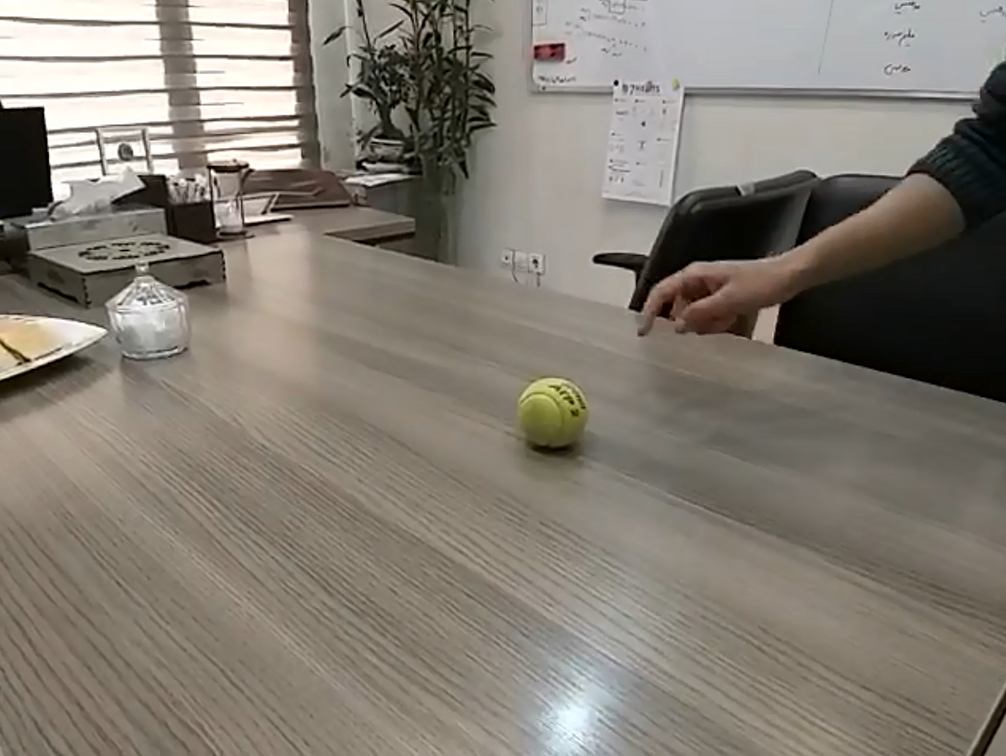
#> input picture Python/Week2/files/ball.PNG, 1006 x 756 px
$ python find_ball.py
#> lines starting #> are read from the running program, lines starting #| are printed output that depends on the picture; after the words box and inside, x2 and y2 are one past the last pixel; in counts of white or black regions, pixels touching at a corner belong together
import cv2
import numpy as np

cv2.namedWindow("morph")

lower_bound = np.array([26, 62, 83])
upper_bound = np.array([35, 255, 255])

img = cv2.imread("files/ball.PNG")
#> img is the input picture: shape (756, 1006, 3); mean B, G, R 115.1, 124.8, 131.3

hsv_img = cv2.cvtColor(img, cv2.COLOR_BGR2HSV)
#> hsv_img: shape (756, 1006, 3); mean H, S, V 26.9, 41.2, 131.8
binary = cv2.inRange(hsv_img, lower_bound, upper_bound)
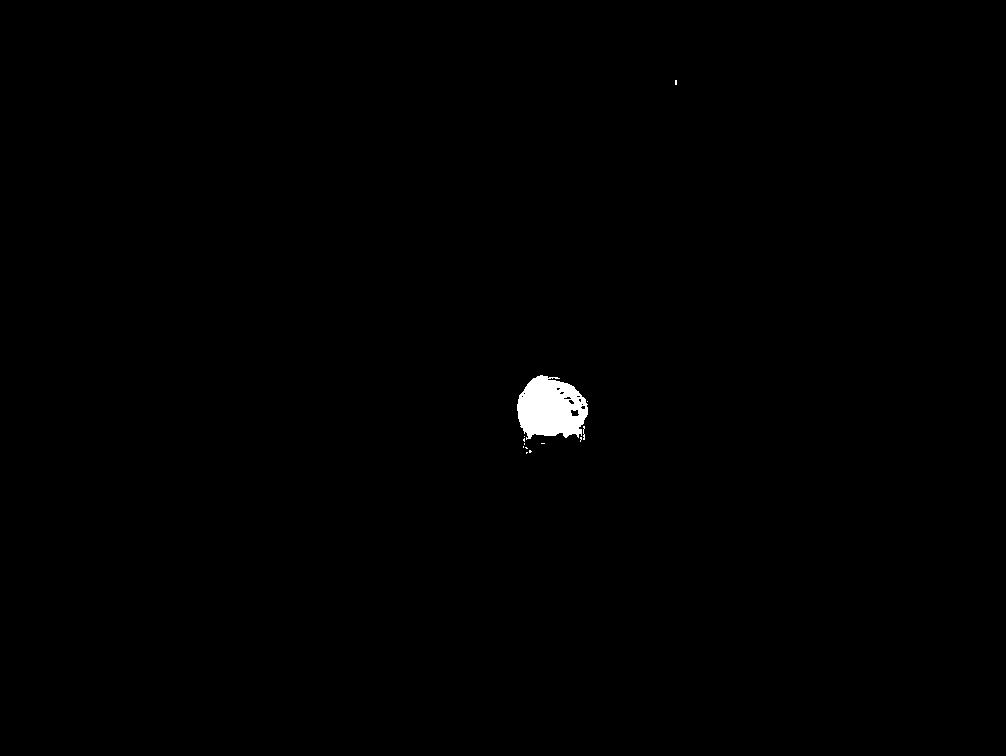
#> binary: shape (756, 1006); 0.45% white; 13 white regions (11 under 20 px), largest, box (x1, y1, x2, y2) and area: (517, 375, 588, 440) 3329, (583, 426, 585, 440) 20

kernel = np.ones((3, 3), np.uint8)

# cv2.createTrackbar("erode", "morph", 1, 10, lambda x: x)
# while cv2.waitKey(30) != ord('q'):
#     iterations = cv2.getTrackbarPos("erode", "morph")

erosion = cv2.erode(binary, kernel, iterations=1)
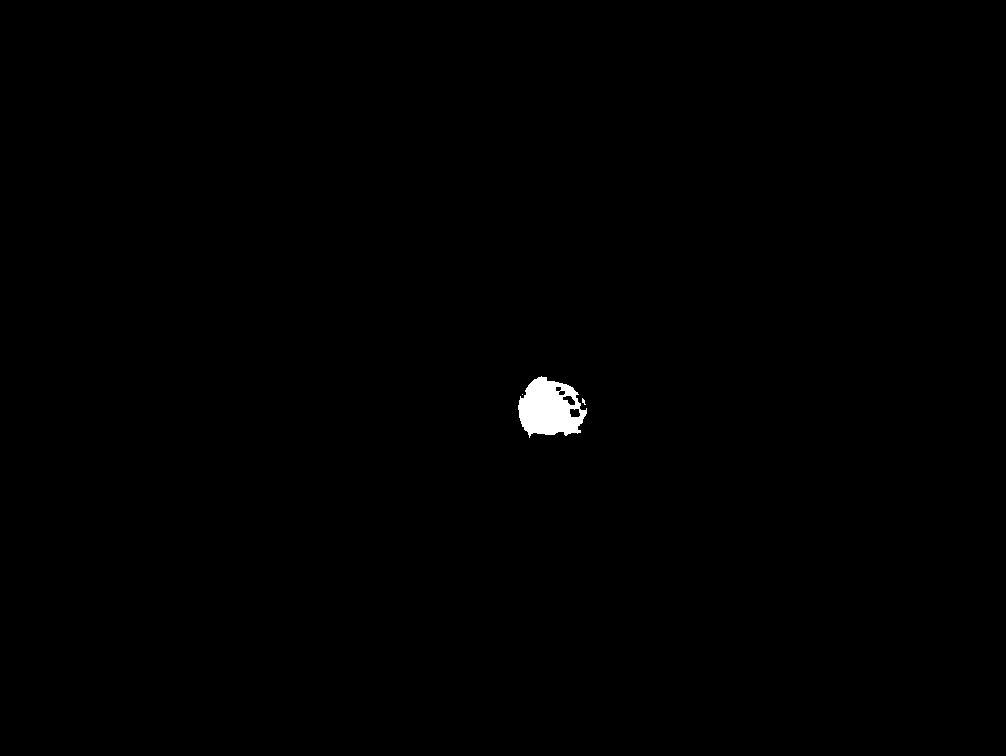
#> erosion: shape (756, 1006); 0.37% white; 3 white regions (2 under 20 px), largest, box (x1, y1, x2, y2) and area: (518, 376, 587, 438) 2825
erosion = cv2.dilate(erosion, kernel, iterations=5)
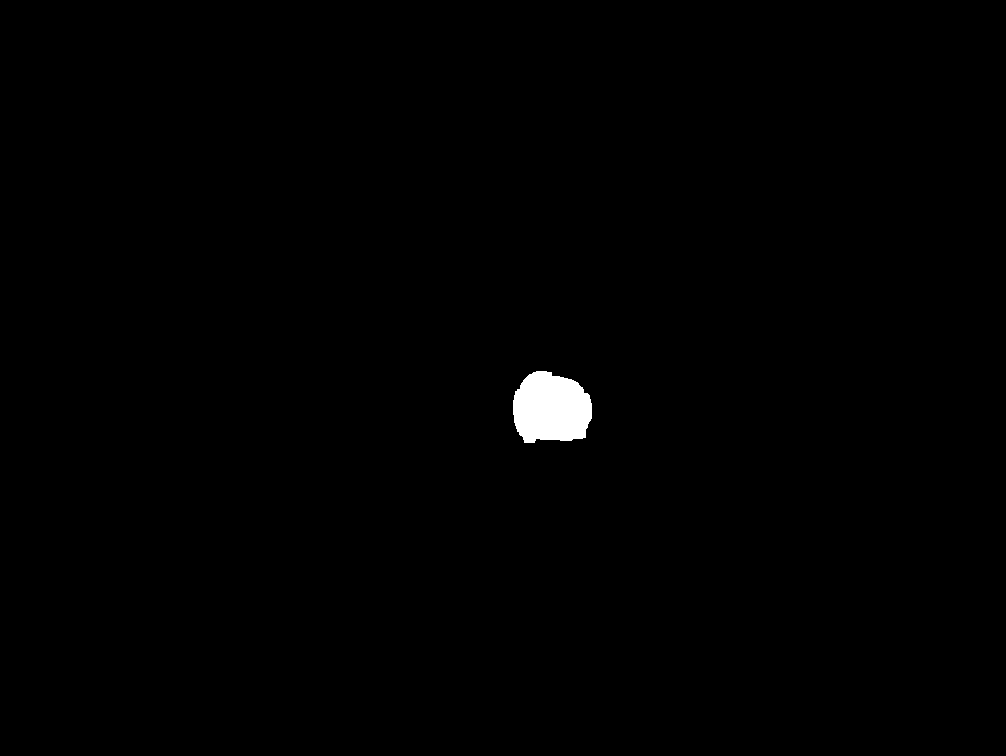
#> erosion: shape (756, 1006); 0.6% white; 1 white region

cnts, _ = cv2.findContours(erosion, cv2.RETR_TREE, cv2.CHAIN_APPROX_SIMPLE)
#> cnts = 1 contour; box (x1, y1, x2, y2) and area: (513, 371, 592, 443) 4445

img = cv2.drawContours(img, cnts, -1, (0, 255, 0), 3)
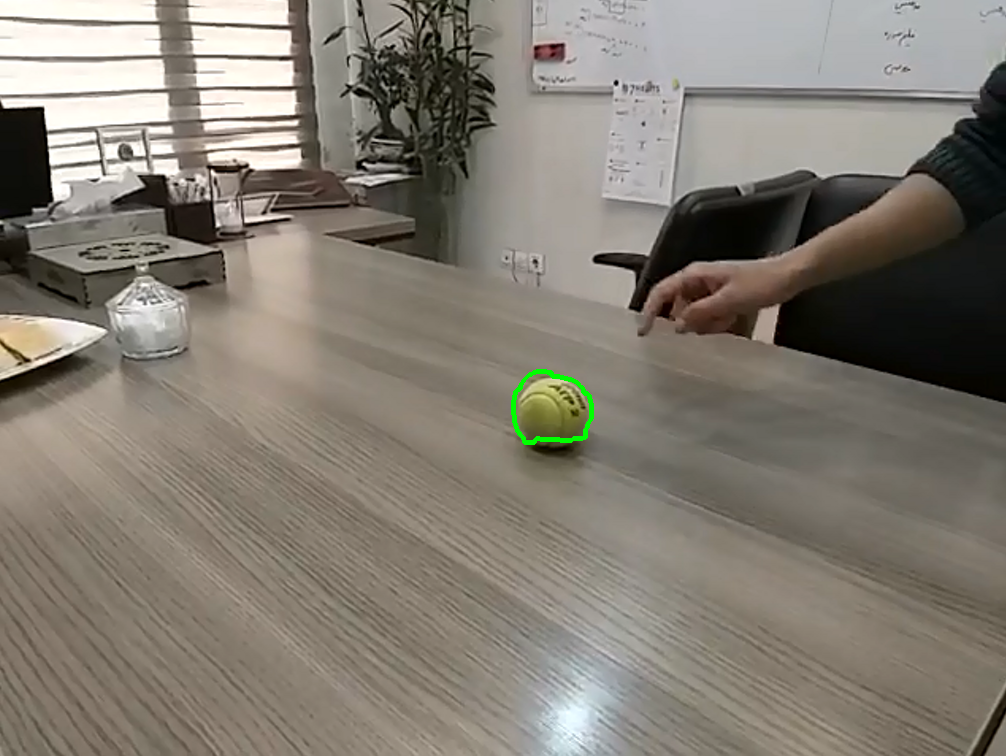
#> img: shape (756, 1006, 3); 0.16% of pixels changed, all inside (x1, y1, x2, y2) = (511, 369, 594, 445)

cv2.imshow("morph", img)
cv2.waitKey(0)
cv2.destroyAllWindows()

$ run again, with Python/Week2/files/leopard.jpg saved as Python/Week2/files/ball.PNG
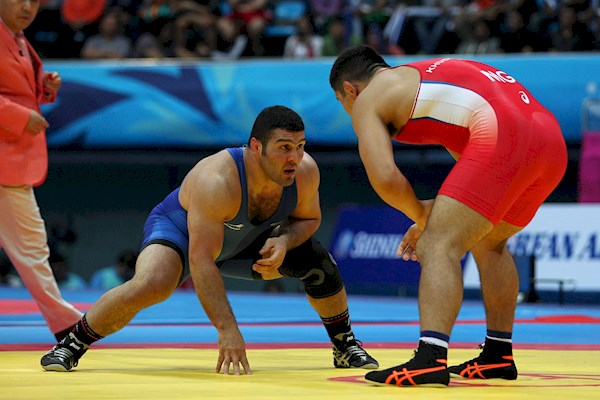
#> input picture Python/Week2/files/leopard.jpg, 600 x 400 px
#> img is the input picture: shape (400, 600, 3); mean B, G, R 87.6, 88.7, 95.5
#> hsv_img: shape (400, 600, 3); mean H, S, V 71.1, 158.6, 131
#> `binary = cv2.inRange(hsv_img, lower_bound, upper_bound)`:
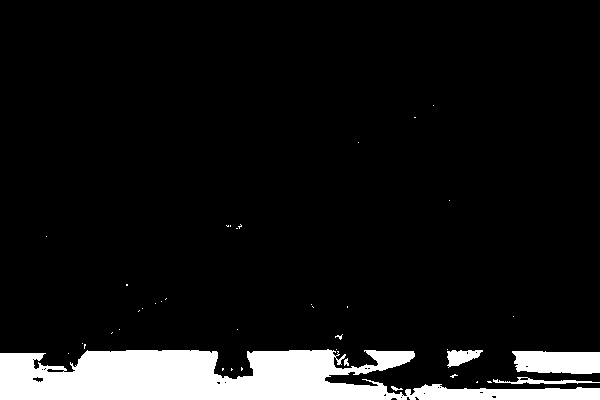
#> binary: shape (400, 600); 9% white; 40 white regions (34 under 20 px), largest, box (x1, y1, x2, y2) and area: (0, 349, 600, 400) 18935, (512, 351, 600, 374) 1796, (447, 350, 483, 368) 388, (493, 377, 600, 384) 308, (391, 386, 403, 391) 28, (344, 358, 349, 366) 27
#> cnts = 3 contours; box (x1, y1, x2, y2) and area: (0, 346, 600, 400) 25698, (444, 346, 485, 370) 783, (335, 332, 346, 343) 100
#> `img = cv2.drawContours(img, cnts, -1, (0, 255, 0), 3)`:
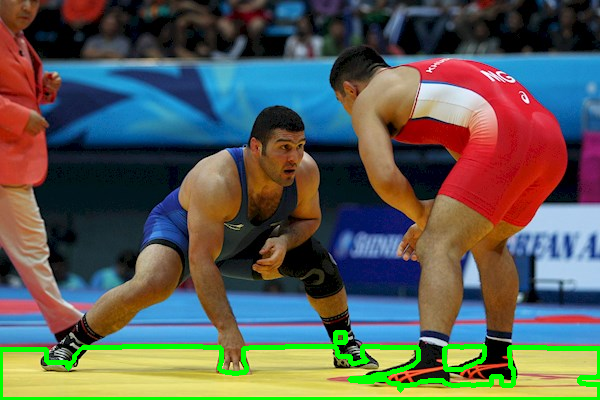
#> img: shape (400, 600, 3); 3.14% of pixels changed, all inside (x1, y1, x2, y2) = (0, 330, 600, 400)
